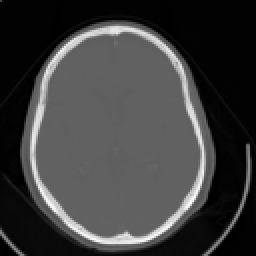
#> input picture 2-ImagenesDigitales/Ejercicio3/ImagenC.pgm, 128 x 128 px (shown 2 times larger)
$ python 'Ejercicio 3.py'
#> lines starting #> are read from the running program, lines starting #| are printed output that depends on the picture
#> in read_pgm_file, img is the input picture: shape (128, 128); min 0, max 254, mean 61.7
#| img.size:  16384
#| image.shape:  (128, 128)
import cv2
import numpy as np
import matplotlib.pyplot as plt
import math
from matplotlib.ticker import AutoMinorLocator
from matplotlib.ticker import MultipleLocator
import os.path

def resize_nearest_neighbor(image, scale_factor):
    """Función que rescala una imagen en cierto factor de escala utilizando el método nearest neighbor

    Args:
        image (np.array): Imagen a reescalar en formato matriz
        scale_factor (int): Numero entero por el cual se realizará el rescaleo

    Returns:
        new_image (np.array): Imagen reescalada habiendo utilizado el método nearest neighbor

    """
#> called with scale_factor = 8
    # Obtener dimensiones originales de la imagen
    Nx, Ny = image.shape
#> Nx = 128; Ny = 128

    # Calcular nuevas dimensiones de la imagen escalada
    Mx = int(Nx * scale_factor)
#> Mx = 1024
    My = int(Ny * scale_factor)
#> My = 1024

    # Crear una nueva matriz para la imagen escalada
    new_image = np.zeros((Mx, My), dtype=np.uint8)

    # Iteramos sobre las coordenadas de la imagen reescalada
    for jy in range(My):
        for jx in range(Mx):
            # Calculamos la parametrización en la imágen sin escalar
            x = jx/Mx * Nx
            y = jy/My * Ny

            # Vector de asignaciones
            asigna = [(int(x), int(y)), (int(x), int(y+1)), (int(x+1), int(y)), (int(x+1), int(y+1))]
            # Calculo todas las distancias y elijo la mínima
            distancias = [math.dist((x,y) , (int(x), int(y))) , math.dist((x,y), (int(x), int(y+1))), math.dist((x,y), (int(x+1), int(y))), math.dist((x,y), (int(x+1), int(y+1)))]
            idx = distancias.index(min(distancias))

            # Como esto puede darme un valor en el último pixel de la imagen pero los indices no van hasta ahí lo corrrijo
            if asigna[idx][0] == Nx:
                nearest_x = Nx - 1
            elif asigna[idx][1] == Ny:
                nearest_y = Ny - 1
            else:
                nearest_x = asigna[idx][0]
                nearest_y = asigna[idx][1]

            new_image[jx, jy] = image[nearest_x, nearest_y]
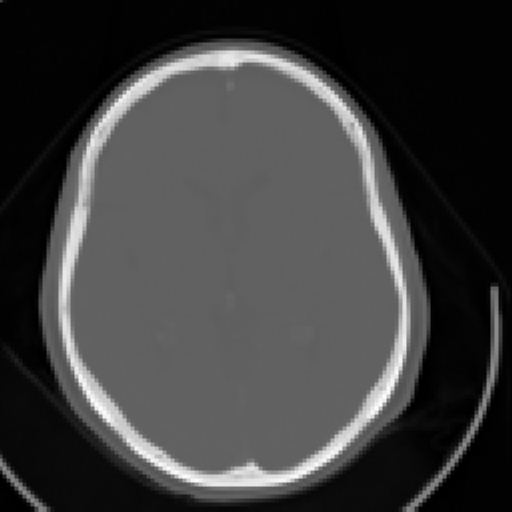
#> new_image: shape (1024, 1024) (shown at 1/2 size); min 0, max 254, mean 61.7

    # [8 lines of commented-out code are left out]

    return new_image


def resize_bilinear(image, scale_factor):
    """Función que rescala una imagen en cierto factor de escala utilizando el método bilinear

    Args:
        image (np.array): Imagen a reescalar en formato matriz
        scale_factor (float): Número flotante por el cual se realizará el reescalado

    Returns:
        new_image (np.array): Imagen reescalada habiendo utilizado el método bilinear
    """
#> called with scale_factor = 8
    # Obtener dimensiones originales de la imagen
    Nx, Ny = image.shape[:2]
#> Nx = 128; Ny = 128

    # Calcular nuevas dimensiones de la imagen escalada
    Mx = int(Nx * scale_factor)
#> Mx = 1024
    My = int(Ny * scale_factor)
#> My = 1024

    # Crear una nueva matriz para la imagen escalada
    new_image = np.zeros((Mx, My, 3), dtype=np.uint8)

     # Iterate over the pixels of the scaled matrix
    for i in range(Mx):
        for j in range(My):
            x = i / Mx * Nx # Scale x to match image coordinates
            y = j / My * Ny

            # Calculate the indices of the neighboring pixels
            x1, y1 = int(np.floor(x)), int(np.floor(y))
            x2, y2 = min(x1 + 1, Nx - 1), min(y1 + 1, Ny - 1)

            # Calculate the fractional parts
            frac_x = x - x1
            frac_y = y - y1

            # Perform bilinear interpolation
            interpolated_value = (1 - frac_x) * (1 - frac_y) * image[x1, y1] + \
                                 frac_x * (1 - frac_y) * image[x2, y1] + \
                                 (1 - frac_x) * frac_y * image[x1, y2] + \
                                 frac_x * frac_y * image[x2, y2]

            new_image[i, j] = interpolated_value.astype(np.uint8)
#> new_image: shape (1024, 1024, 3)

    return new_image

    # [12 lines of commented-out code are left out]

def resize_bicubic(image, scale_factor):
    """Función que rescala una imagen en cierto factor de escala utilizando el método bicúbico

    Args:
        image (np.array): Imagen a reescalar en formato matriz
        scale_factor (int): Numero entero por el cual se realizará el rescaleo

    Returns:
        new_image (np.array): Imagen reescalada habiendo utilizado el método bicúbico
    """
#> called with scale_factor = 8

    # Implementación de la interpolación bicúbica utilizando OpenCV
    return cv2.resize(image, None, fx=scale_factor, fy=scale_factor, interpolation=cv2.INTER_CUBIC)
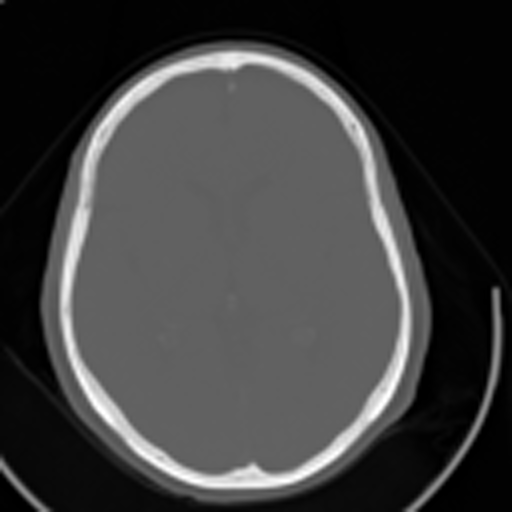
#> returned value: shape (1024, 1024) (shown at 1/2 size); min 0, max 255, mean 61.7

def read_pgm_file(file_name, path = r'C:\Users\Propietario\Desktop\ib\5-Maestría\Imágenes Médicas\Practicas\Practica2\archivos-practica2\\'):
    """ Función que lee un archivo .pgm

    Args:
        file_name (str): Nombre del archivo .pgm
        path (str): Ruta donde se encuentra el archivo .pgm

    Returns:
        img (np.array): Imagen en formato de array de numpy
    """
    # Para abrir la imagen hay que cambiar el directorio a la carpeta donde está la imagen
    data_dir = os.path.dirname(path)

    # Vemos si la imagen existe
    file_path = os.path.join(data_dir, file_name)
    assert os.path.isfile(file_path), 'file \'{0}\' does not exist'.format(file_path)

    # Leemos la imágen utilizando OpenCV, con la bandera cv2.IMREAD_GRAYSCALE que indica que se leerá en escala de grises
    img = cv2.imread(file_name,flags=cv2.IMREAD_GRAYSCALE)

    # Si la imagen se leyó correctamente, mostramos su tamaño sinó mostramos un mensaje de error
    if img is not None:
        print('img.size: ', img.size)
    else:
        print('imread({0}) -> None'.format(file_path))

    return img


def save_plot_img(im, filename):
#> called with filename = 'Original.pdf'
    fig = plt.figure()
    ax1 = plt.subplot(1, 1, 1)
    vmin = np.amin(im)
#> vmin = 0
    vmax = np.max(im)
#> vmax = 254
    imgplot = ax1.imshow(im,cmap='gray', vmin=vmin, vmax=vmax)
    ax1.set_xlabel('x', fontsize = 12)
    ax1.set_ylabel('y', fontsize = 12)
    fig.colorbar(imgplot, ax=ax1)
    plt.savefig(filename, bbox_inches='tight')
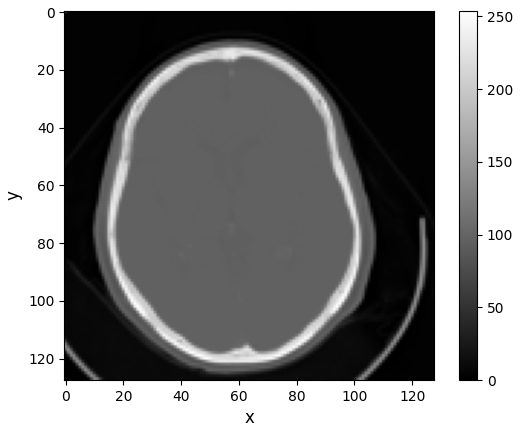
#> figure drawn by matplotlib, 2 panels
    plt.show()

infile = 'ImagenC.pgm'
image = read_pgm_file(infile)

print('image.shape: ', image.shape)

# Factor de escala
scale_factor = 8

# Reescalar utilizando interpolación de primeros vecinos
resized_image_nn = resize_nearest_neighbor(image, scale_factor)

# Reescalar usando interpolación bilineal
resized_image_bilinear = resize_bilinear(image, scale_factor)

# Reescalar usando interpolación bicúbica
resized_image_bicubic = resize_bicubic(image, scale_factor)

save_plot_img(image, 'Original.pdf')
save_plot_img(resized_image_nn, 'NN_Resize.pdf')
#> call 2 of save_plot_img, with filename = 'NN_Resize.pdf'
#> in save_plot_img (call 2), `plt.savefig(filename, bbox_inches='tight')`:
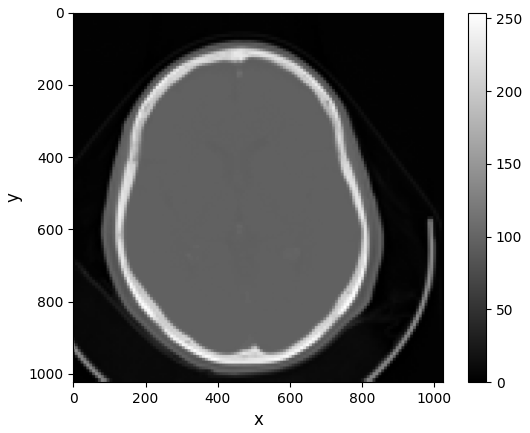
#> figure drawn by matplotlib, 2 panels
save_plot_img(resized_image_bilinear, 'Bi_Resized.pdf')
save_plot_img(resized_image_bicubic, 'BiCu_Resized.pdf')
#> call 4 of save_plot_img, with filename = 'BiCu_Resized.pdf'
#> in save_plot_img (call 4), `vmax = np.max(im)`: vmax = 255
#> in save_plot_img (call 4), `plt.savefig(filename, bbox_inches='tight')`:
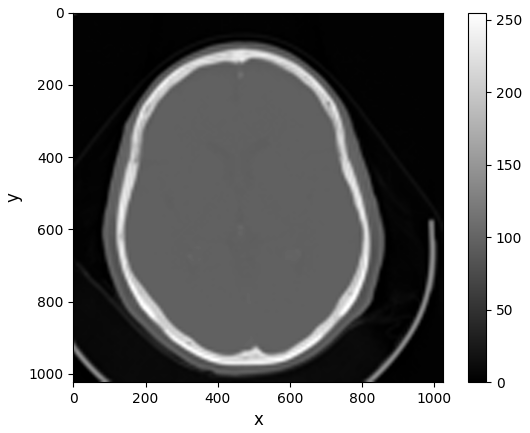
#> figure drawn by matplotlib, 2 panels
